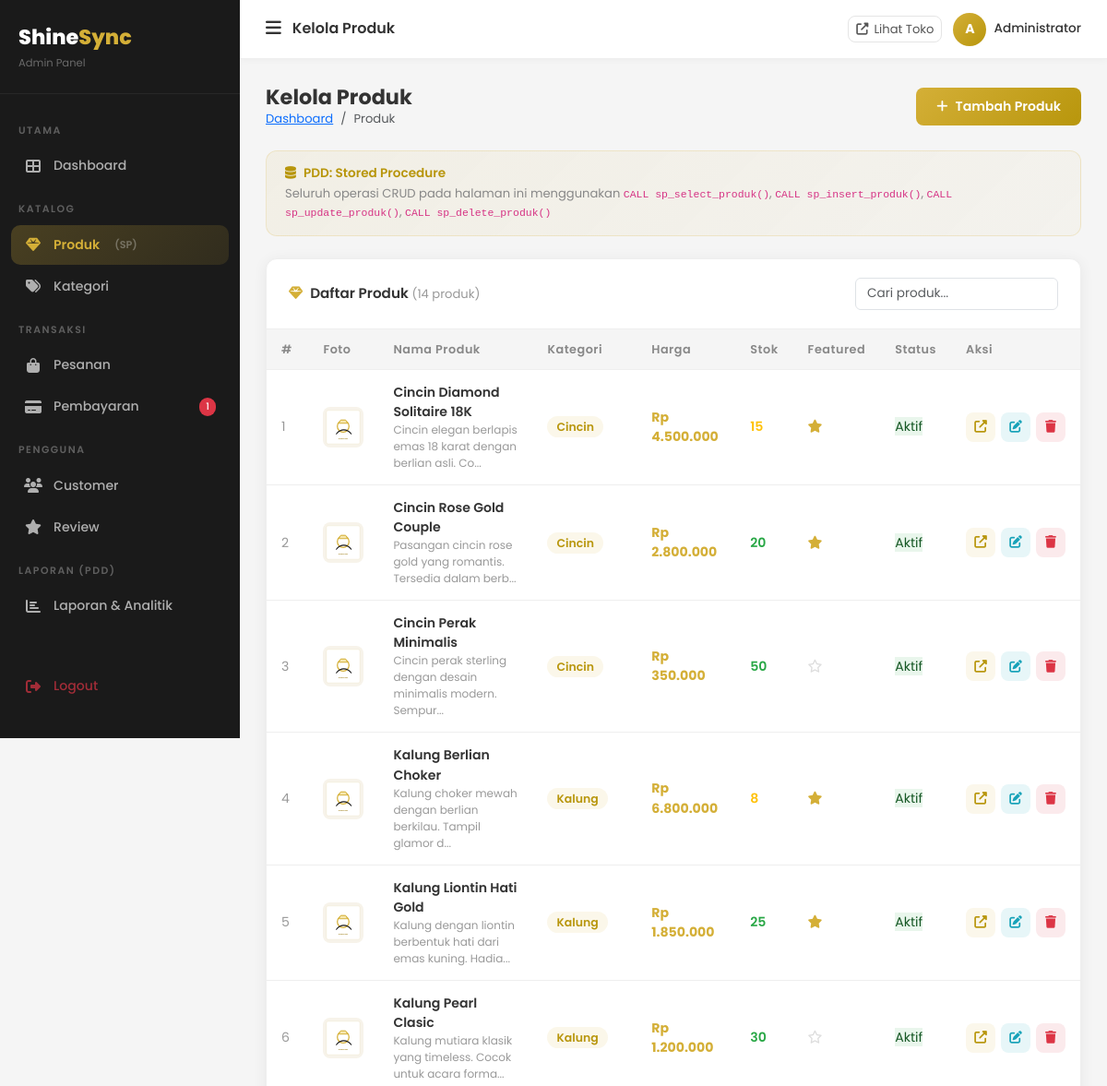
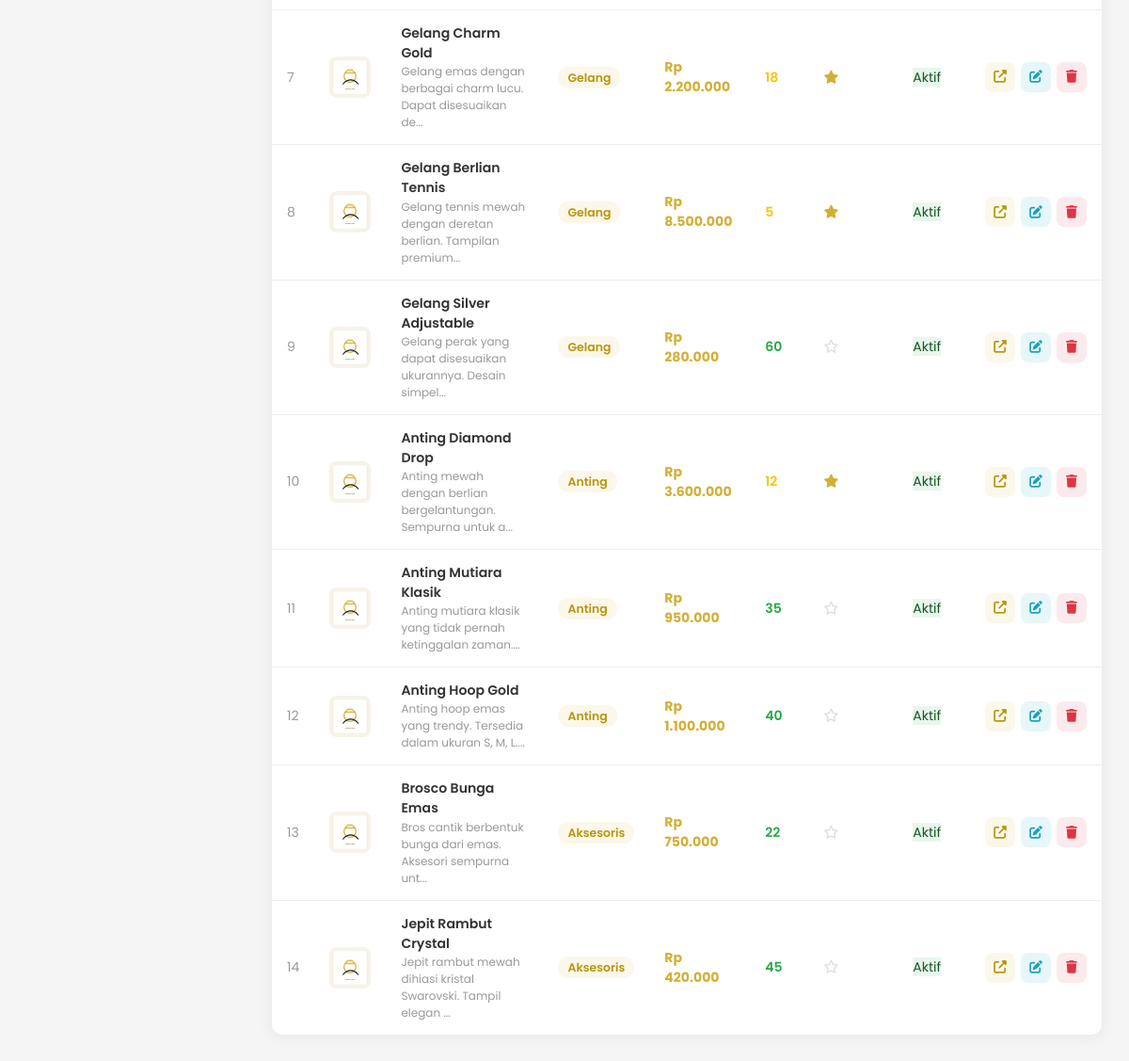
/admin/products (signed in), run on the app's committed database (2 pictures, top to bottom).
### tables this page shows
CREATE TABLE `products` (
  `id` int UNSIGNED NOT NULL,
  `category_id` int UNSIGNED NOT NULL,
  `name` varchar(200) NOT NULL,
  `slug` varchar(220) NOT NULL,
  `description` text,
  `price` decimal(15,2) NOT NULL DEFAULT '0.00',
  `stock` int NOT NULL DEFAULT '0',
  `weight` decimal(8,2) DEFAULT '0.00',
  `material` varchar(100) DEFAULT NULL,
  `image` varchar(255) DEFAULT NULL,
  `is_featured` tinyint(1) DEFAULT '0',
  `is_active` tinyint(1) DEFAULT '1',
  `created_at` timestamp NULL DEFAULT CURRENT_TIMESTAMP,
  `updated_at` timestamp NULL DEFAULT CURRENT_TIMESTAMP ON UPDATE CURRENT_TIMESTAMP
);

CREATE TABLE `categories` (
  `id` int UNSIGNED NOT NULL,
  `name` varchar(100) NOT NULL,
  `slug` varchar(120) NOT NULL,
  `description` text,
  `image` varchar(255) DEFAULT NULL,
  `is_active` tinyint(1) NOT NULL DEFAULT '1',
  `created_at` timestamp NULL DEFAULT CURRENT_TIMESTAMP
);

### app/core/Controller.php (called while the page is built, shortened)
<?php
class Controller
{
    protected function view(string $viewPath, array $data = []): void
    {
        extract($data);
        $file = __DIR__ . '/../views/' . $viewPath . '.php';
        require $file;
    }
}

### app/controllers/ProductController.php (called while the page is built, shortened)
<?php
class ProductController extends Controller
{
    private Product $model;
    public function __construct()
    {
        $this->model    = new Product();
    }
    public function adminIndex(): void
    {
        $products  = $this->model->getAllViaSP();
        $this->view('admin/products/index', compact('products', 'pageTitle'));
    }
}

### app/core/Database.php (called while the page is built, shortened)
<?php
class Database
{
    private static ?Database $instance = null;
    private mysqli $conn;
    private function __construct()
    {
        $this->conn = new mysqli(DB_HOST, DB_USER, DB_PASS, DB_NAME, DB_PORT);
        $this->conn->set_charset(DB_CHARSET);
    }
    public static function getInstance(): Database
    {
        if (self::$instance === null) {
            self::$instance = new self();
        }
        return self::$instance;
    }
    public function callProcedure(string $procedure, array $params = []): array
    {
        $placeholders = implode(', ', array_fill(0, count($params), '?'));
        $sql = "CALL {$procedure}(" . ($placeholders ?: '') . ")";
        $stmt = $this->prepare($sql, $params);
        $stmt->execute();
        $result = $stmt->get_result();
        $rows = $result ? $result->fetch_all(MYSQLI_ASSOC) : [];
        return $rows;
    }
    private function prepare(string $sql, array $params): mysqli_stmt
    {
        $stmt = $this->conn->prepare($sql);
        $types = '';
        foreach ($params as $p) {
            if (is_int($p))   $types .= 'i';
            elseif (is_float($p)) $types .= 'd';
            else $types .= 's';
        }
        $stmt->bind_param($types, ...$params);
        return $stmt;
    }
}

### app/core/Model.php (called while the page is built, shortened)
<?php
class Model
{
    public function __construct()
    {
        $this->db = Database::getInstance();
    }
}

### app/models/Product.php (called while the page is built, shortened)
<?php
class Product extends Model
{
    public function getAllViaSP(): array
    {
        return $this->db->callProcedure('sp_select_produk', [0]);
    }
}

### app/views/admin/products/index.php (the view, shortened to what this page needs)
<?php
include __DIR__ . '/../../layouts/admin_header.php';
?>
<div class="admin-page-header">
  <div>
    <h2>Kelola Produk</h2>
    <nav aria-label="breadcrumb"><ol class="breadcrumb"><li class="breadcrumb-item"><a href="<?= APP_URL ?>/admin/dashboard">Dashboard</a></li><li class="breadcrumb-item active">Produk</li></ol></nav>
  </div>
  <a href="<?= APP_URL ?>/admin/products/create" class="btn-admin-gold"><i class="fas fa-plus"></i> Tambah Produk</a>
</div>
<div class="pdd-info mb-4">
  <h6><i class="fas fa-database me-2"></i>PDD: Stored Procedure</h6>
  <p>Seluruh operasi CRUD pada halaman ini menggunakan <code>CALL sp_select_produk()</code>, <code>CALL sp_insert_produk()</code>, <code>CALL sp_update_produk()</code>, <code>CALL sp_delete_produk()</code></p>
</div>
<div class="admin-card">
  <div class="card-head">
    <h5><i class="fas fa-gem me-2" style="color:#D4AF37;"></i>Daftar Produk <span style="color:#999;font-weight:400;font-size:.82rem;">(<?= count($products) ?> produk)</span></h5>
    <div style="display:flex;gap:8px;">
      <input type="text" id="search-products" placeholder="Cari produk..." class="form-control" style="width:220px;font-size:.85rem;" onkeyup="filterTable(this,'products-table')">
    </div>
  </div>
  <div style="overflow-x:auto;">
    <table class="admin-table" id="products-table">
      <thead>
        <tr>
          <th>#</th><th>Foto</th><th>Nama Produk</th><th>Kategori</th>
          <th>Harga</th><th>Stok</th><th>Featured</th><th>Status</th><th>Aksi</th>
        </tr>
      </thead>
      <tbody>
        <?php if (empty($products)): ?>
        <tr><td colspan="9" style="text-align:center;padding:40px;color:#999;">Belum ada produk.</td></tr>
        <?php else: foreach ($products as $i => $p):
          $img = ($p['image']&&file_exists(UPLOAD_PATH.'products/'.$p['image'])) ? APP_URL.'/uploads/products/'.$p['image'] : APP_URL.'/public/images/no-image.svg';
        ?>
        <tr>
          <td style="color:#999;"><?= $i+1 ?></td>
          <td><img src="<?= $img ?>" class="product-thumb" alt=""></td>
          <td>
            <div style="font-weight:600;font-size:.88rem;"><?= htmlspecialchars($p['name']) ?></div>
            <div style="font-size:.75rem;color:#999;"><?= htmlspecialchars(substr($p['description']??'',0,60)) ?>...</div>
          </td>
          <td><span style="background:rgba(212,175,55,.1);color:#B8960C;padding:3px 10px;border-radius:20px;font-size:.78rem;font-weight:600;"><?= htmlspecialchars($p['category_name']??'') ?></span></td>
          <td style="font-weight:700;color:#D4AF37;">Rp <?= number_format($p['price'],0,',','.') ?></td>
          <td>
            <span style="color:<?= $p['stock']<5?'#DC3545':($p['stock']<20?'#FFC107':'#28A745') ?>;font-weight:600;">
              <?= $p['stock'] ?>
            </span>
          </td>
          <td><?= $p['is_featured'] ? '<i class="fas fa-star" style="color:#D4AF37;"></i>' : '<i class="far fa-star" style="color:#DDD;"></i>' ?></td>
          <td>
            <span class="status-badge" style="<?= $p['is_active'] ? 'background:rgba(40,167,69,.1);color:#155724;' : 'background:rgba(220,53,69,.1);color:#721c24;' ?>">
              <?= $p['is_active'] ? 'Aktif' : 'Nonaktif' ?>
            </span>
          </td>
          <td>
            <div class="action-btns">
              <a href="<?= APP_URL ?>/products/<?= $p['slug'] ?>" target="_blank" class="btn-action btn-view" title="Lihat di toko"><i class="fas fa-external-link-alt"></i></a>
              <a href="<?= APP_URL ?>/admin/products/edit/<?= $p['id'] ?>" class="btn-action btn-edit" title="Edit"><i class="fas fa-edit"></i></a>
              <button class="btn-action btn-delete btn-confirm-delete" onclick="deleteProduct(<?= $p['id'] ?>, this)" title="Hapus"><i class="fas fa-trash"></i></button>
            </div>
          </td>
        </tr>
        <?php endforeach; endif; ?>
      </tbody>
    </table>
  </div>
</div>
<?php include __DIR__ . '/../../layouts/admin_footer.php'; ?>

### public/css/admin.css (style rules this page uses)
:root { --gold: #D4AF37; --gold-dark: #B8960C; --sidebar-bg: #1A1A1A; --sidebar-w: 260px; --topbar-h: 64px; --font: 'Poppins', sans-serif; --radius: 12px; --shadow: 0 2px 16px rgba(0,0,0,0.06); --border: #EEEEEE; --text: #333333; --text-muted: #888888; --bg: #F5F5F5; --white: #FFFFFF; --success: #28A745; --danger: #DC3545; --warning: #FFC107; --info: #17A2B8; --transition: all 0.25s ease; }
* { box-sizing: border-box; margin: 0; padding: 0; }
html, body { max-width: 100%; overflow-x: hidden; }
body { font-family: var(--font); background: var(--bg); color: var(--text); -webkit-font-smoothing: antialiased; }
.admin-card { background: var(--white); border-radius: var(--radius); box-shadow: var(--shadow); border: 1px solid var(--border); overflow: hidden; }
.admin-card .card-head { padding: 20px 24px; border-bottom: 1px solid var(--border); display: flex; align-items: center; justify-content: space-between; }
.admin-card .card-head h5 { font-size: 0.95rem; font-weight: 600; color: var(--text); margin: 0; }
.admin-table { width: 100%; min-width: 720px; border-collapse: collapse; font-size: 0.88rem; }
.admin-table th { background: var(--bg); padding: 12px 16px; text-align: left; font-weight: 600; font-size: 0.8rem; letter-spacing: 0.5px; color: var(--text-muted); border-bottom: 1px solid var(--border); }
.admin-table td { padding: 14px 16px; border-bottom: 1px solid var(--border); color: var(--text); vertical-align: middle; }
.admin-table tr:last-child td { border-bottom: none; }
.admin-table .product-thumb { width: 44px; height: 44px; border-radius: 8px; object-fit: cover; }
.action-btns { display: flex; gap: 6px; align-items: center; white-space: nowrap; }
.btn-action { width: 32px; height: 32px; border-radius: 8px; display: flex; align-items: center; justify-content: center; font-size: 0.85rem; border: none; cursor: pointer; transition: var(--transition); text-decoration: none; }
.btn-edit { background: rgba(23,162,184,0.1); color: var(--info); }
.btn-delete { background: rgba(220,53,69,0.1); color: var(--danger); }
.btn-view { background: rgba(212,175,55,0.1); color: var(--gold-dark); }
.admin-page-header { margin-bottom: 24px; display: flex; align-items: center; justify-content: space-between; flex-wrap: wrap; gap: 12px; }
.admin-page-header h2 { font-size: 1.4rem; font-weight: 700; color: var(--text); margin: 0; }
.admin-page-header .breadcrumb { margin: 0; font-size: 0.82rem; }
.btn-admin-gold { background: linear-gradient(135deg, var(--gold), var(--gold-dark)); color: var(--white); border: none; padding: 10px 22px; border-radius: 8px; font-weight: 600; font-size: 0.88rem; cursor: pointer; transition: var(--transition); display: inline-flex; align-items: center; gap: 8px; text-decoration: none; }
.pdd-info { background: linear-gradient(135deg, rgba(212,175,55,0.08), rgba(212,175,55,0.04)); border: 1px solid rgba(212,175,55,0.2); border-radius: var(--radius); padding: 16px 20px; margin-bottom: 20px; }
.pdd-info h6 { color: var(--gold-dark); font-weight: 600; font-size: 0.85rem; margin-bottom: 4px; }
.pdd-info p { color: var(--text-muted); font-size: 0.82rem; margin: 0; }

### data on the page
products: name "Cincin Diamond Solitaire 18K", description "Cincin elegan berlapis emas 18 karat dengan berlian asli. Co", category.name "Cincin", price "4.500.000", stock "15", is_featured 1 (drawn), is_active "Aktif"
products: name "Cincin Rose Gold Couple", description "Pasangan cincin rose gold yang romantis. Tersedia dalam berb", category.name "Cincin", price "2.800.000", stock "20", is_featured 1 (drawn), is_active "Aktif"
products: name "Cincin Perak Minimalis", description "Cincin perak sterling dengan desain minimalis modern. Sempur", category.name "Cincin", price "350.000", stock "50", is_featured 0 (drawn), is_active "Aktif"
products: name "Kalung Berlian Choker", description "Kalung choker mewah dengan berlian berkilau. Tampil glamor d", category.name "Kalung", price "6.800.000", stock "8", is_featured 1 (drawn), is_active "Aktif"
products: name "Kalung Liontin Hati Gold", description "Kalung dengan liontin berbentuk hati dari emas kuning. Hadia", category.name "Kalung", price "1.850.000", stock "25", is_featured 1 (drawn), is_active "Aktif"
products: name "Kalung Pearl Clasic", description "Kalung mutiara klasik yang timeless. Cocok untuk acara forma", category.name "Kalung", price "1.200.000", stock "30", is_featured 0 (drawn), is_active "Aktif"
products: name "Gelang Charm Gold", description "Gelang emas dengan berbagai charm lucu. Dapat disesuaikan de", category.name "Gelang", price "2.200.000", stock "18", is_featured 1 (drawn), is_active "Aktif"
products: name "Gelang Berlian Tennis", description "Gelang tennis mewah dengan deretan berlian. Tampilan premium", category.name "Gelang", price "8.500.000", stock "5", is_featured 1 (drawn), is_active "Aktif"
products: name "Gelang Silver Adjustable", description "Gelang perak yang dapat disesuaikan ukurannya. Desain simpel", category.name "Gelang", price "280.000", stock "60", is_featured 0 (drawn), is_active "Aktif"
products: name "Anting Diamond Drop", description "Anting mewah dengan berlian bergelantungan. Sempurna untuk a", category.name "Anting", price "3.600.000", stock "12", is_featured 1 (drawn), is_active "Aktif"
products: name "Anting Mutiara Klasik", description "Anting mutiara klasik yang tidak pernah ketinggalan zaman.", category.name "Anting", price "950.000", stock "35", is_featured 0 (drawn), is_active "Aktif"
products: name "Anting Hoop Gold", description "Anting hoop emas yang trendy. Tersedia dalam ukuran S, M, L.", category.name "Anting", price "1.100.000", stock "40", is_featured 0 (drawn), is_active "Aktif"
products: name "Brosco Bunga Emas", description "Bros cantik berbentuk bunga dari emas. Aksesori sempurna unt", category.name "Aksesoris", price "750.000", stock "22", is_featured 0 (drawn), is_active "Aktif"
products: name "Jepit Rambut Crystal", description "Jepit rambut mewah dihiasi kristal Swarovski. Tampil elegan", category.name "Aksesoris", price "420.000", stock "45", is_featured 0 (drawn), is_active "Aktif"

### other printed values
$pendingCount "1"
$pageTitle "Kelola Produk"
substr(Session::get('user_name','A'),0,1) "A"
Session::get('user_name') "Administrator"
count($products) "14"
